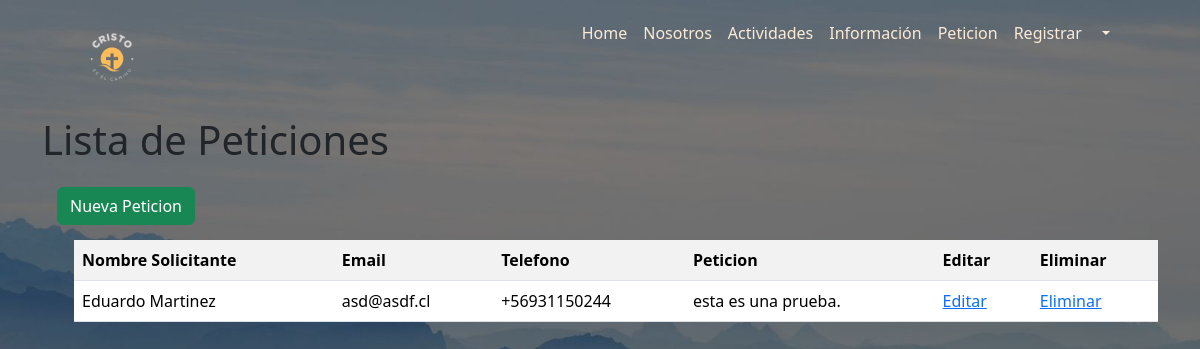
/crece/peticiones/, run on the app's committed database.
### crece/models.py (models this page shows, shortened)
class Peticion(models.Model):
    nombre = models.CharField(max_length=100)
    email = models.EmailField()
    telefono = models.CharField(max_length=15)
    mensaje = models.TextField()

### crece/views.py (the view)
# urls.py: path('peticiones/', views.lista_peticiones, name='lista_peticiones'),
def lista_peticiones(request):
    peticiones = Peticion.objects.all()
    return render(request, 'crece/html/lista_peticiones.html', {'peticiones': peticiones})

### crece/templates/crece/html/lista_peticiones.html (shortened to what this page needs)
{% extends 'crece/plantilla.html' %}
{% load static %}
{% block extra_css %}
<link rel="stylesheet" href="{% static 'crece/css/estilo.css' %}">
{% endblock %}
{% block contenido %}
<section>
    <div class="container">
        <h1>Lista de Peticiones</h1>
        <a href="{% url 'crear_peticion' %}" class="btn btn-success" style="margin: 15px;">Nueva Peticion</a>
        <br>
        <ul>
            <table class="table table-striped">
                {% if peticiones %}
                <tr>
                    <th>Nombre Solicitante</th>
                    <th>Email</th>
                    <th>Telefono</th>
                    <th>Peticion</th>
                    <th>Editar</th>
                    <th>Eliminar</th>
                </tr>
                    {% for peticion in peticiones %}
                    <tr>
                        <td>{{ peticion.nombre }}</td>
                        <td>{{ peticion.email }}</td>
                        <td>{{ peticion.telefono }}</td>
                        <td>{{ peticion.mensaje }}</td>
                        <td><a href="{% url 'actualizar_peticion' peticion.pk %}">Editar</a></td>
                        <td><a href="{% url 'eliminar_peticion' peticion.pk %}">Eliminar</a></td>
                    </tr>
                    {% endfor %}
                {% endif %}
            </table>
        </ul>
    </div>
</section>
{% endblock %}

### crece/static/crece/css/estilo.css (style rules this page uses)
.cuerpo { background: url(../img/fondo_pagina.jpg); background-position: absolute; background-repeat: no-repeat; background-size: cover; background-attachment: fixed; }

### data on the page
Peticion: nombre "Eduardo Martinez", email "asd@asdf.cl", telefono "+56931150244", mensaje "esta es una prueba."
